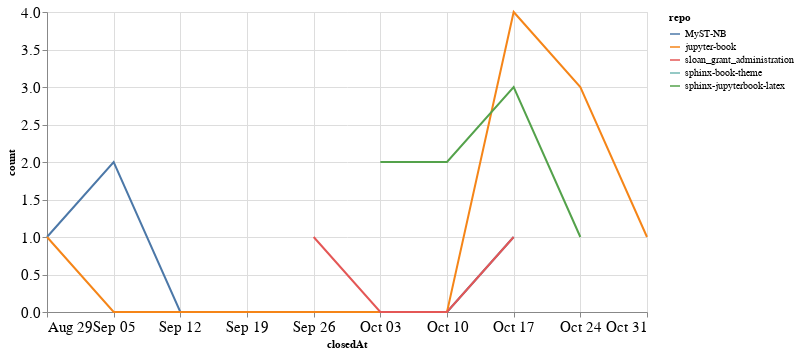

Source (notebook cell):
### Code cell
closed_by_time = closed_by.groupby('repo').resample('W', on='closedAt').count()['author'].reset_index()
closed_by_time = closed_by_time.rename(columns={'author': 'count'})

alt.Chart(closed_by_time, width=600).mark_line().encode(
    x='closedAt',
    y='count',
    color='repo',
    tooltip="repo"
)

### Figure 1 — Vega-Lite specification as saved in the notebook (floating-point values rounded to 4 significant figures)
{"config": {"axisLeft": {"labelFontSize": 15}, "axisBottom": {"labelFontSize": 15}}, "data": {"name": "data-f20c988b9b68788fd6984e6870ff7116"}, "mark": "line", "encoding": {"color": {"type": "nominal", "field": "repo"}, "tooltip": {"type": "nominal", "field": "repo"}, "x": {"type": "temporal", "field": "closedAt"}, "y": {"type": "quantitative", "field": "count"}}, "width": 600, "$schema": "https://vega.github.io/schema/vega-lite/v4.8.1.json", "datasets": {"data-f20c988b9b68788fd6984e6870ff7116": [{"repo": "MyST-NB", "closedAt": "2021-08-29T00:00:00", "count": 1}, {"repo": "MyST-NB", "closedAt": "2021-09-05T00:00:00", "count": 2}, {"repo": "MyST-NB", "closedAt": "2021-09-12T00:00:00", "count": 0}, {"repo": "MyST-NB", "closedAt": "2021-09-19T00:00:00", "count": 0}, {"repo": "MyST-NB", "closedAt": "2021-09-26T00:00:00", "count": 0}, {"repo": "MyST-NB", "closedAt": "2021-10-03T00:00:00", "count": 0}, {"repo": "MyST-NB", "closedAt": "2021-10-10T00:00:00", "count": 0}, {"repo": "MyST-NB", "closedAt": "2021-10-17T00:00:00", "count": 1}, {"repo": "jupyter-book", "closedAt": "2021-08-29T00:00:00", "count": 1}, {"repo": "jupyter-book", "closedAt": "2021-09-05T00:00:00", "count": 0}, {"repo": "jupyter-book", "closedAt": "2021-09-12T00:00:00", "count": 0}, {"repo": "jupyter-book", "closedAt": "2021-09-19T00:00:00", "count": 0}, {"repo": "jupyter-book", "closedAt": "2021-09-26T00:00:00", "count": 0}, {"repo": "jupyter-book", "closedAt": "2021-10-03T00:00:00", "count": 0}, {"repo": "jupyter-book", "closedAt": "2021-10-10T00:00:00", "count": 0}, {"repo": "jupyter-book", "closedAt": "2021-10-17T00:00:00", "count": 4}, {"repo": "jupyter-book", "closedAt": "2021-10-24T00:00:00", "count": 3}, {"repo": "jupyter-book", "closedAt": "2021-10-31T00:00:00", "count": 1}, {"repo": "sloan_grant_administration", "closedAt": "2021-09-26T00:00:00", "count": 1}, {"repo": "sloan_grant_administration", "closedAt": "2021-10-03T00:00:00", "count": 0}, {"repo": "sloan_grant_administration", "closedAt": "2021-10-10T00:00:00", "count": 0}, {"repo": "sloan_grant_administration", "closedAt": "2021-10-17T00:00:00", "count": 1}, {"repo": "sphinx-book-theme", "closedAt": "2021-09-26T00:00:00", "count": 1}, {"repo": "sphinx-jupyterbook-latex", "closedAt": "2021-10-03T00:00:00", "count": 2}, {"repo": "sphinx-jupyterbook-latex", "closedAt": "2021-10-10T00:00:00", "count": 2}, {"repo": "sphinx-jupyterbook-latex", "closedAt": "2021-10-17T00:00:00", "count": 3}, {"repo": "sphinx-jupyterbook-latex", "closedAt": "2021-10-24T00:00:00", "count": 1}]}}
